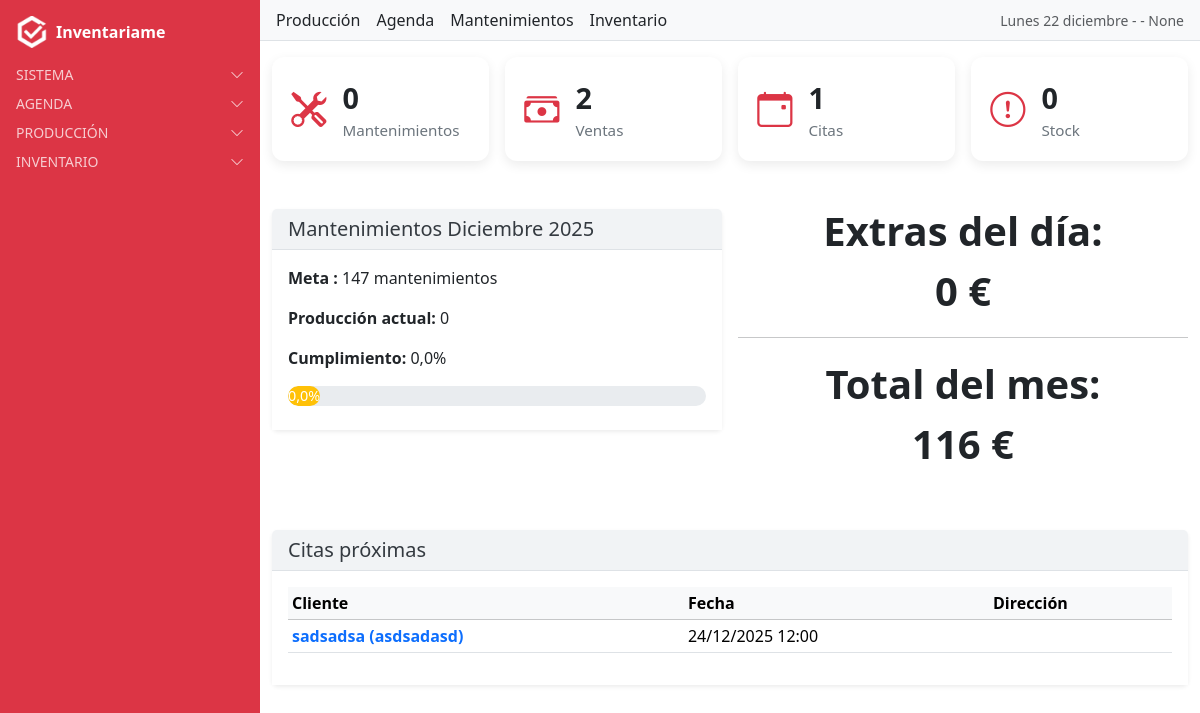
The app's page /users/dashboard (signed in), older data.
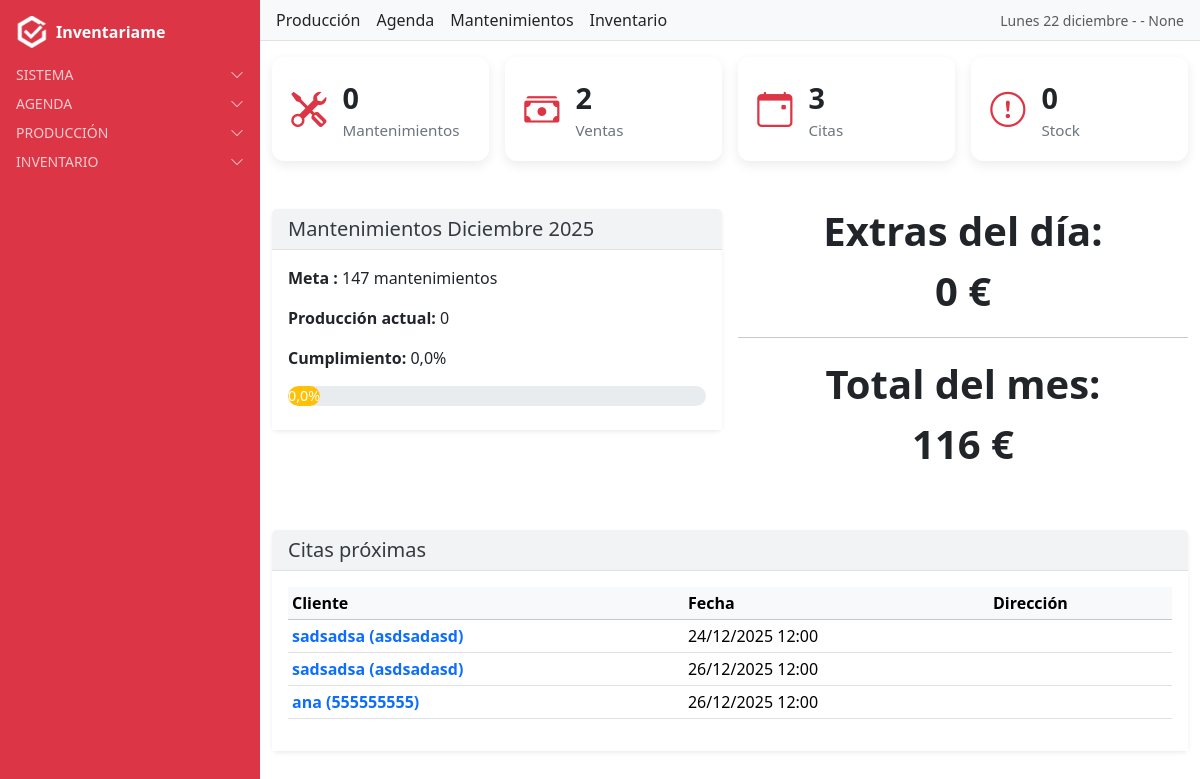
The same page, newer data.
### citas/models.py (models this page shows, shortened)
class Cita(models.Model):
    ESTADOS = [
        ("pendiente", "Pendiente"),
        ("completada", "Completada"),
    ]
    cliente = models.ForeignKey(Cliente, on_delete=models.CASCADE, related_name='citas')
    usuario = models.ForeignKey(User, on_delete=models.CASCADE, related_name='citas')
    fecha = models.DateTimeField()
    recordatorio = models.BooleanField(default=False, blank=True)
    estado = models.CharField(max_length=20, choices=ESTADOS, default="pendiente", blank=True)
    numero_instalacion = models.IntegerField(default=0)
    observaciones = models.TextField(blank=True, null=True)
    ofertas = models.ManyToManyField(Oferta, through="CitaOferta", related_name="citas")
    class Meta:
        verbose_name = "Cita"
        verbose_name_plural = "Citas"

### clientes/models.py (models this page shows)
class Cliente(models.Model):
    nombre = models.CharField(max_length=200)
    telefono = models.CharField(max_length=20, blank=True, null=True)  # NUEVO CAMPO
    direccion = models.ForeignKey(
        Address,
        on_delete=models.SET_NULL,
        null=True,
        blank=True,
        related_name="clientes_principal"
    )
    usuario = models.ForeignKey(
        User,
        on_delete=models.CASCADE,
        related_name="clientes",
        null=True,  # permite nulos en registros antiguos
        blank=True  # permite dejarlo vacío en formularios
    )
    class Meta:
        verbose_name = "Cliente"
        verbose_name_plural = "Clientes"
    def __str__(self):
        return f"{self.nombre} ({self.telefono or 'sin teléfono'})"

### users/views.py (the view)
# urls.py: path('dashboard', home_view, name='dashboard'),
@login_required
def home_view(request):
    clientes_qs = Cliente.objects.filter(usuario=request.user)
    citas_qs = Cita.objects.filter(usuario=request.user, fecha__gte=timezone.now())
    stock_qs = Cantidad.objects.filter(usuario=request.user, cantidad__lt=2)
    hoy = timezone.now().date()
    mantenimientos_qs = Mantenimiento.objects.filter(
        usuario=request.user,
        fecha__year=hoy.year,
        fecha__month=hoy.month
    )
    mantenimientos_mes = mantenimientos_qs.aggregate(Sum("cantidad"))["cantidad__sum"] or 0
    ventas_qs = Venta.objects.filter(
        usuario=request.user,
        fecha__year=hoy.year,
        fecha__month=hoy.month
    )
    ventas_mes = ventas_qs.count()
    ganancia_mes = sum(calcular_ganancia_total(v) for v in ventas_qs)
    ventas_hoy_qs = Venta.objects.filter(
        usuario=request.user,
        fecha__date=hoy
    )
    ganancia_dia = sum(calcular_ganancia_total(v) for v in ventas_hoy_qs)
    config = ConfiguracionMantenimientos.objects.filter(
        usuario=request.user, año=hoy.year, mes=hoy.month
    ).first()
    dias_festivos = config.dias_festivos if config else 0
    _, num_days = calendar.monthrange(hoy.year, hoy.month)
    dias_mes = [timezone.datetime(hoy.year, hoy.month, d).date() for d in range(1, num_days + 1)]
    dias_laborables = [d for d in dias_mes if d.weekday() < 5]
    dias_laborables_ajustados = max(len(dias_laborables) - dias_festivos, 0)
    meta_mensual = dias_laborables_ajustados * 7
    produccion_lv = mantenimientos_qs.filter(fecha__week_day__in=[2, 3, 4, 5, 6]) \
        .aggregate(Sum("cantidad"))["cantidad__sum"] or 0
    dias_lv_registrados = mantenimientos_qs.filter(fecha__week_day__in=[2, 3, 4, 5, 6]).count()
    media_lv = produccion_lv / dias_lv_registrados if dias_lv_registrados else 0
    produccion_sabados = mantenimientos_qs.filter(fecha__week_day=7) \
        .aggregate(Sum("cantidad"))["cantidad__sum"] or 0
    if media_lv < 7:
        produccion_total = mantenimientos_mes
        extras = 0
    else:
        produccion_total = produccion_lv
        extras = produccion_sabados
    cumplimiento = round((produccion_total / meta_mensual) * 100, 2) if meta_mensual else 0
    context = {
        "clientes_total": clientes_qs.count(),
        "proximas": citas_qs.order_by("fecha")[:5],
        "citas_total": citas_qs.count(),
        "mantenimientos_mes": mantenimientos_mes,
        "ventas_mes": ventas_mes,
        "ganancia_mes": ganancia_mes,
        "ganancia_dia": ganancia_dia,   # 👈 NUEVO
        "stock_bajo": stock_qs.count(),
        "clientes": clientes_qs.order_by("nombre")[:10],
        "meta_mensual": meta_mensual,
        "produccion_total": produccion_total,
        "cumplimiento": cumplimiento,
        "media_lv": round(media_lv, 2),
        "extras": extras,
    }
    return render(request, "users/dashboard/dashboard.html", context)

### inventariame/context_processors.py (called while the page is built)
def fecha_hoy(request):
    hoy = formats.date_format(datetime.now(), "l d F", use_l10n=True)
    return {"fecha_hoy": hoy.capitalize()}

def mes_y_anio(request):
    fecha = formats.date_format(datetime.now(), "F Y", use_l10n=True)
    return {"mes_y_anio": fecha.capitalize()}

### users/context_processors.py (called while the page is built)
def alertas_processor(request):
    if not request.user.is_authenticated:
        return {}
    ahora = timezone.now()
    proximas_con_recordatorio = Cita.objects.filter(
        usuario=request.user, recordatorio=True,
        fecha__gte=ahora, fecha__lte=ahora + timedelta(days=1)
    )
    if proximas_con_recordatorio.exists():
        return {"alertas": f"Tienes {proximas_con_recordatorio.count()} cita(s) con recordatorio en 24h"}
    return {}

### utils/ganancia.py (called while the page is built)
def calcular_ganancia(valor: int) -> int:
    if valor in [3, 4]:
        return 12
    elif valor == 5:
        return 20
    elif valor == 7:
        return 28
    elif valor == 10:
        return 40
    return 0

def calcular_ganancia_total(venta) -> int:
    total = 0
    for vo in venta.venta_ofertas.all():
        unidad = vo.oferta.valor
        cantidad = vo.cantidad
        total += calcular_ganancia(unidad) * cantidad
    return total

### templates/users/dashboard/dashboard.html
{% extends "base.html" %}
{% block content_authenticated %}
{% include "./dashboard_kpis.html" %}
<div class="row g-3 mt-3">
  <div class="col-md-6">
    {% include "./dashboard_produccion.html" %}
  </div>
  <div class="col-md-6">
    {% include "./dashboard_ganancia_mensual.html" %}
  </div>
</div>
<div class="row g-3 mt-3">
  <div class="col-lg-12">
    {% include "./dashboard_citas.html" %}
  </div>
</div>
{% endblock %}

### templates/users/dashboard/dashboard_citas.html
<div class="card shadow-sm border-0 mt-3">
  <div class="card-header">
    <h5 class="mb-0">Citas próximas</h5>
  </div>
  <div class="card-body">
    <table class="table table-sm table-hover">
      <thead class="table-light">
        <tr><th>Cliente</th><th>Fecha</th><th>Dirección</th></tr>
      </thead>
      <tbody>
        {% for c in proximas %}
        <tr class="cita-row">
          <td>
            <a href="{% url 'cita_detail' c.pk %}" class="text-decoration-none fw-semibold">
              {{ c.cliente }}
            </a>
          </td>
          <td>{{ c.fecha|date:"d/m/Y H:i" }}</td>
          <td>{{ c.direccion }}</td>
        </tr>
        {% empty %}
        <tr><td colspan="3" class="text-center text-muted">Sin citas en próximos 7 días</td></tr>
        {% endfor %}
      </tbody>
    </table>
  </div>
</div>

Row changes from the older to the newer data that the page shows:
added Cita: cliente "sadsadsa (asdsadasd)", fecha "26/12/2025 12:00"
added Cita: cliente "ana (555555555)", fecha "26/12/2025 12:00"
Text that changed along with them:
{{ proximas|length }}: "1" → "3"
